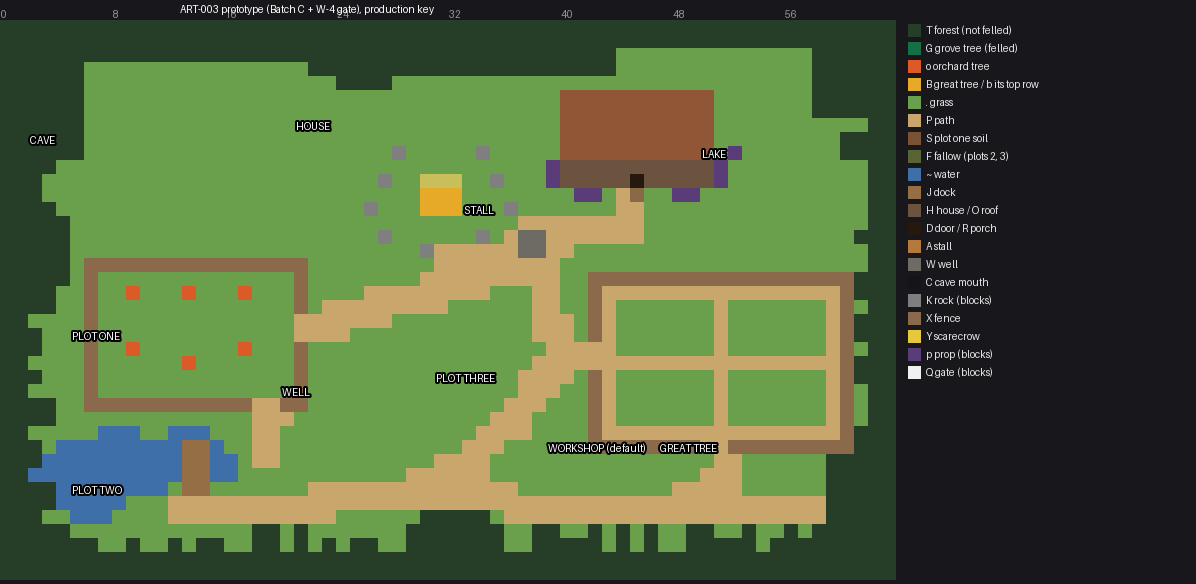
#> input picture art/style_tests/ART-003/parity/prototype_layout.png, 1196 x 584 px, given in place of VLOG32_day_today_720p.png, which was not available
$ python art005_s3_review.py
#> lines starting #> are read from the running program, lines starting #| are printed output that depends on the picture
### tools/art005_s2_review.py
# ART-005 S2 review panels (non-production). Reads the harness frames and writes the panels to
# art/style_tests/ART-005/s2/review/:
#   house frames  builds/review/ART-005/s2/   (tools/art005_density.gd density=32, art=g4 var=sa and art=g5
#                 var=log|st0..st3, hour=12 and 21.5, framing=int at 1080p and framing=today at 720p)
#   field frames  builds/review/ART-005/s2_export/builds/x/ (tools/art003_wide.gd mode=wide layout=b grass=1, art=w4
#                 BEFORE and art=f1 AFTER, run in a git-archive export of HEAD, so no VIS-002 work is in them)
#   python tools/art005_s2_review.py
import os
import sys

import numpy as np
from PIL import Image, ImageDraw, ImageFont

sys.path.insert(0, os.path.dirname(os.path.abspath(__file__)))
import art005_m0 as m0  # noqa: E402

HERE = os.path.dirname(os.path.abspath(__file__))
REV = os.path.join(m0.ROOT, "s2", "review")
HF = os.path.join(HERE, "..", "builds", "review", "ART-005", "s2")
FF = os.path.join(HERE, "..", "builds", "review", "ART-005", "s2_export", "builds", "x")
WIDE = os.path.join(HERE, "..", "art", "style_tests", "ART-003", "wide", "blueprint_wide_v1b_w3b.txt")
BG = (28, 30, 34)
FG = (232, 232, 228)
DIM = (170, 172, 176)
F = ImageFont.load_default(size=16)
FS = ImageFont.load_default(size=13)
FB = ImageFont.load_default(size=22)
NIGHT = "night 21:30, ART-005 harness night (production NIGHT_TINT, lantern, window lights; not R3-1)"
NIGHT_R31 = "night 21:30, R3-1 (the locked ART-003 prototype night)"


def load(p):
    return Image.open(p).convert("RGBA")


# [184 lines left out: functions grid, hframe, sprite_on, house_panels, stage_panels, field_panels and 2 more, not called in this run]


# [2 lines that do not run on import are left out]

### tools/art005_s3_review.py
# ART-005 S3 review panels (non-production). Reads the harness frames and writes the panels to
# art/style_tests/ART-005/s3/review/:
#   house frames  builds/review/ART-005/s3/ (tools/art005_density.gd density=32 art=g6 var=..., hour=12 and 21.5,
#                 framing=int at 1080p and framing=today at 720p; stage 0 with winlights=0, stage 1 winlights=dim)
#                 and S2's builds/review/ART-005/s2/ (the S2 log house and stages, for BEFORE)
#   field/farm    builds/review/ART-005/s3_export/builds/x/ (tools/art003_wide.gd mode=wide layout=b grass=1, run in
#                 a git-archive export of HEAD plus the S3 tools and mockup art, so no VIS-002 work is in them)
#   python tools/art005_s3_review.py
import os
import sys

import numpy as np
from PIL import Image

sys.path.insert(0, os.path.dirname(os.path.abspath(__file__)))
import art005_m0 as m0  # noqa: E402
import art005_s2_review as r2  # noqa: E402

HERE = os.path.dirname(os.path.abspath(__file__))
REV = os.path.join(m0.ROOT, "s3", "review")
HF3 = os.path.join(HERE, "..", "builds", "review", "ART-005", "s3")
HF2 = r2.HF
FF = os.path.join(HERE, "..", "builds", "review", "ART-005", "s3_export", "builds", "x")
G6 = os.path.join(m0.ROOT, "pl", "g6")
NIGHT = r2.NIGHT
NIGHT_R31 = r2.NIGHT_R31
r2.REV = REV   # grid() writes into REV


def hf(tag, hr, fr):
    base = HF3 if tag.startswith("X") else HF2
    if fr == "int":
        return r2.load(os.path.join(base, "%s32_%s_int_1080p.png" % (tag, hr))).crop((680, 0, 1500, 800))
    return r2.load(os.path.join(base, "%s32_%s_today_720p.png" % (tag, hr))).crop((416, 0, 1056, 600))
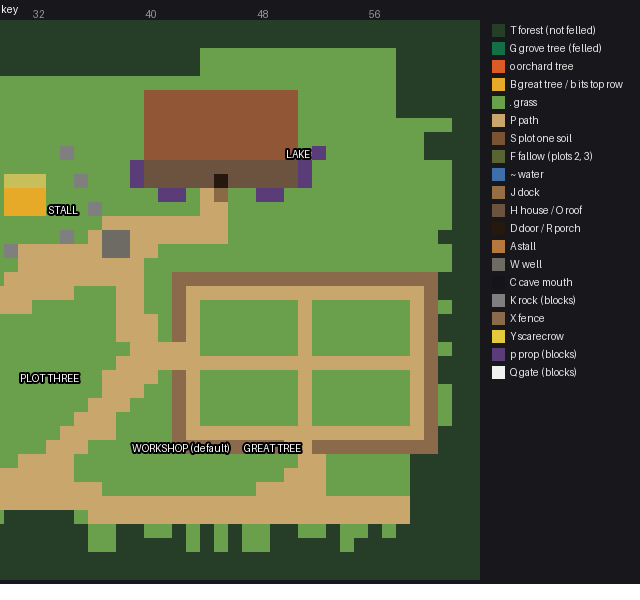
#> returned value: PIL image 640x600 RGBA; mean R, G, B, A 85.5, 98.7, 59.5, 248.2; transparent parts drawn white


# [4 lines left out: function spr, not called in this run]


def roofs():
    for fr, name, label in (("today", "s3_roofs_720p.png", "the game's own 720p zoom (tile = 48 px), 1:1 crops"),
                            ("int", "s3_roofs_1080p.png", "1080p, integer framing (2x), 1:1 crops")):
        r2.grid(name, "ART-005 S3 roofs: S2 slate | A dark wood shakes | B quiet dark slate - " + label,
                "Harness tools/art005_density.gd density=32, same scene, camera and lights. A and B also carry the revised "
                "hewn corners. Roofline, rake, fascia, chimney, door, windows, foundation, footprint: SA's. Zero generation.",
                [("S2 log house, SA slate - day 12:00", hf("VLOG", "day", fr)),
                 ("A  wood shakes - day 12:00", hf("XSHAKE", "day", fr)),
                 ("B  quiet slate - day 12:00", hf("XSLATE", "day", fr)),
                 ("S2 - " + NIGHT.split(" (")[0], hf("VLOG", "night", fr)),
                 ("A - night 21:30, harness night", hf("XSHAKE", "night", fr)),
                 ("B - night 21:30, harness night", hf("XSLATE", "night", fr))], 3)
#> call 2 of hf, with tag = 'XSHAKE', hr = 'day', fr = 'today'
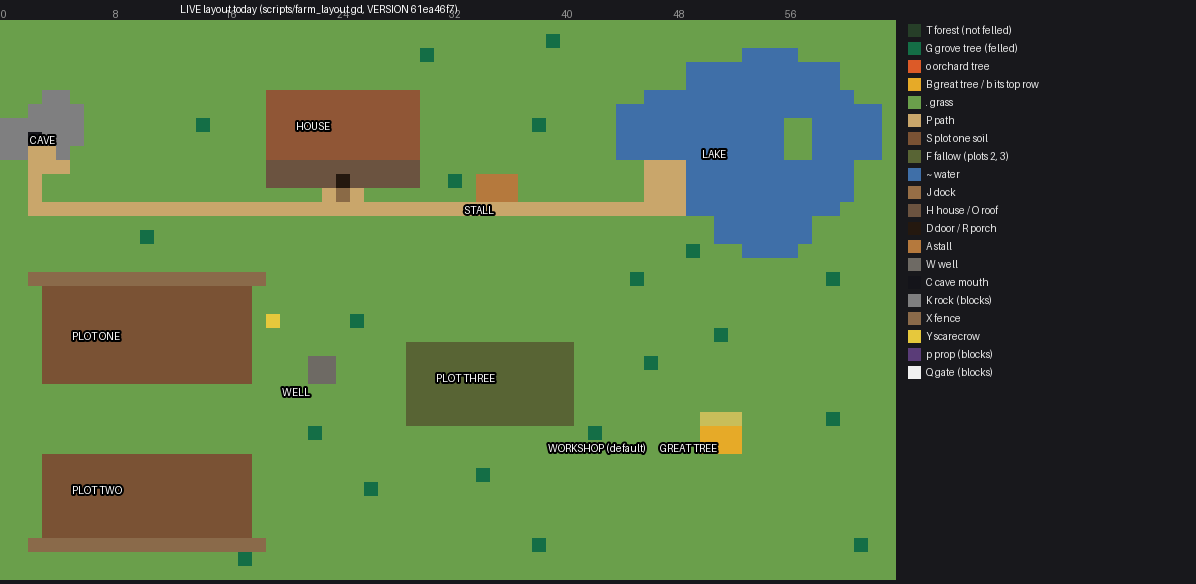
#> input picture art/style_tests/ART-003/parity/live_layout.png, 1196 x 584 px, given in place of XSHAKE32_day_today_720p.png, which was not available
#> in hf (call 2), `return r2.load(os.path.join(base, "%s32_%s_today_720p.png" % (tag, hr)..`:
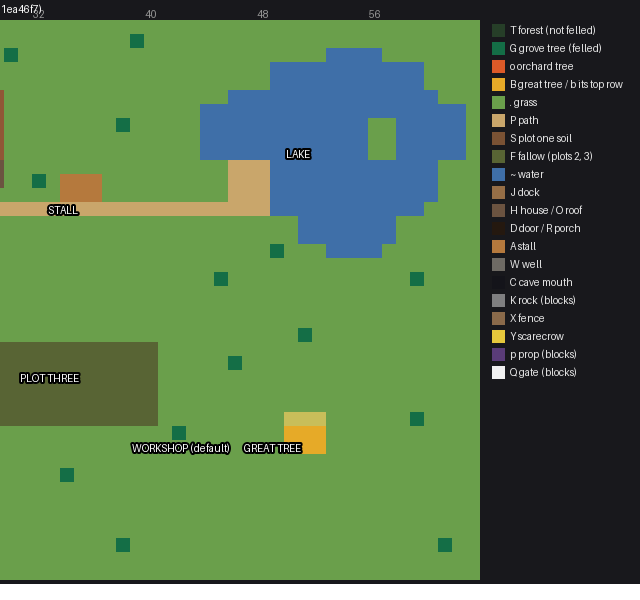
#> returned value: PIL image 640x600 RGBA; mean R, G, B, A 79.7, 112.7, 69.7, 248.2; transparent parts drawn white


# [94 lines left out: functions closeups, stages, fields, farm, not called in this run]


def main():
    os.makedirs(REV, exist_ok=True)
    gi = os.path.join(REV, ".gdignore")
    if not os.path.exists(gi):
        open(gi, "w").close()
    roofs()
    closeups()
    stages()
    fields()
    farm()


if __name__ == "__main__":
#> (the run stopped early here; a loop or call above may not have finished)
